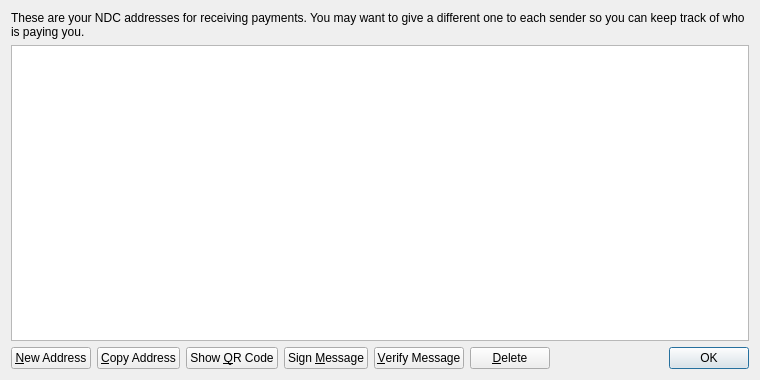
<?xml version="1.0" encoding="UTF-8"?>
<ui version="4.0">
 <class>AddressBookPage</class>
 <widget class="QWidget" name="AddressBookPage">
  <property name="geometry">
   <rect>
    <x>0</x>
    <y>0</y>
    <width>760</width>
    <height>380</height>
   </rect>
  </property>
  <property name="windowTitle">
   <string>Address Book</string>
  </property>
  <layout class="QVBoxLayout" name="verticalLayout">
   <item>
    <widget class="QLabel" name="labelExplanation">
     <property name="text">
      <string>These are your NDC addresses for receiving payments. You may want to give a different one to each sender so you can keep track of who is paying you.</string>
     </property>
     <property name="textFormat">
      <enum>Qt::PlainText</enum>
     </property>
     <property name="wordWrap">
      <bool>true</bool>
     </property>
    </widget>
   </item>
   <item>
    <widget class="QTableView" name="tableView">
     <property name="contextMenuPolicy">
      <enum>Qt::CustomContextMenu</enum>
     </property>
     <property name="toolTip">
      <string>Double-click to edit address or label</string>
     </property>
     <property name="tabKeyNavigation">
      <bool>false</bool>
     </property>
     <property name="alternatingRowColors">
      <bool>true</bool>
     </property>
     <property name="selectionMode">
      <enum>QAbstractItemView::SingleSelection</enum>
     </property>
     <property name="selectionBehavior">
      <enum>QAbstractItemView::SelectRows</enum>
     </property>
     <property name="sortingEnabled">
      <bool>true</bool>
     </property>
     <attribute name="verticalHeaderVisible">
      <bool>false</bool>
     </attribute>
    </widget>
   </item>
   <item>
    <layout class="QHBoxLayout" name="horizontalLayout">
     <item>
      <widget class="QPushButton" name="newAddressButton">
       <property name="toolTip">
        <string>Create a new address</string>
       </property>
       <property name="text">
        <string>&amp;New Address</string>
       </property>
       <property name="icon">
        <iconset resource="../ndc.qrc">
         <normaloff>:/icons/add</normaloff>:/icons/add</iconset>
       </property>
      </widget>
     </item>
     <item>
      <widget class="QPushButton" name="copyToClipboard">
       <property name="toolTip">
        <string>Copy the currently selected address to the system clipboard</string>
       </property>
       <property name="text">
        <string>&amp;Copy Address</string>
       </property>
       <property name="icon">
        <iconset resource="../ndc.qrc">
         <normaloff>:/icons/editcopy</normaloff>:/icons/editcopy</iconset>
       </property>
      </widget>
     </item>
     <item>
      <widget class="QPushButton" name="showQRCode">
       <property name="text">
        <string>Show &amp;QR Code</string>
       </property>
       <property name="icon">
        <iconset resource="../ndc.qrc">
         <normaloff>:/icons/qrcode</normaloff>:/icons/qrcode</iconset>
       </property>
      </widget>
     </item>
     <item>
      <widget class="QPushButton" name="signMessage">
       <property name="toolTip">
        <string>Sign a message to prove you own a NDC address</string>
       </property>
       <property name="text">
        <string>Sign &amp;Message</string>
       </property>
       <property name="icon">
        <iconset resource="../ndc.qrc">
         <normaloff>:/icons/edit</normaloff>:/icons/edit</iconset>
       </property>
      </widget>
     </item>
     <item>
      <widget class="QPushButton" name="verifyMessage">
       <property name="toolTip">
        <string>Verify a message to ensure it was signed with a specified NDC address</string>
       </property>
       <property name="text">
        <string>&amp;Verify Message</string>
       </property>
       <property name="icon">
        <iconset resource="../ndc.qrc">
         <normaloff>:/icons/transaction_0</normaloff>:/icons/transaction_0</iconset>
       </property>
      </widget>
     </item>
     <item>
      <widget class="QPushButton" name="deleteButton">
       <property name="toolTip">
        <string>Delete the currently selected address from the list</string>
       </property>
       <property name="text">
        <string>&amp;Delete</string>
       </property>
       <property name="icon">
        <iconset resource="../ndc.qrc">
         <normaloff>:/icons/remove</normaloff>:/icons/remove</iconset>
       </property>
      </widget>
     </item>
     <item>
      <spacer name="horizontalSpacer">
       <property name="orientation">
        <enum>Qt::Horizontal</enum>
       </property>
       <property name="sizeHint" stdset="0">
        <size>
         <width>40</width>
         <height>20</height>
        </size>
       </property>
      </spacer>
     </item>
     <item>
      <widget class="QDialogButtonBox" name="buttonBox">
       <property name="sizePolicy">
        <sizepolicy hsizetype="Maximum" vsizetype="Fixed">
         <horstretch>0</horstretch>
         <verstretch>0</verstretch>
        </sizepolicy>
       </property>
       <property name="standardButtons">
        <set>QDialogButtonBox::Ok</set>
       </property>
      </widget>
     </item>
    </layout>
   </item>
  </layout>
 </widget>
 <resources>
  <include location="../ndc.qrc"/>
 </resources>
 <connections/>
</ui>
